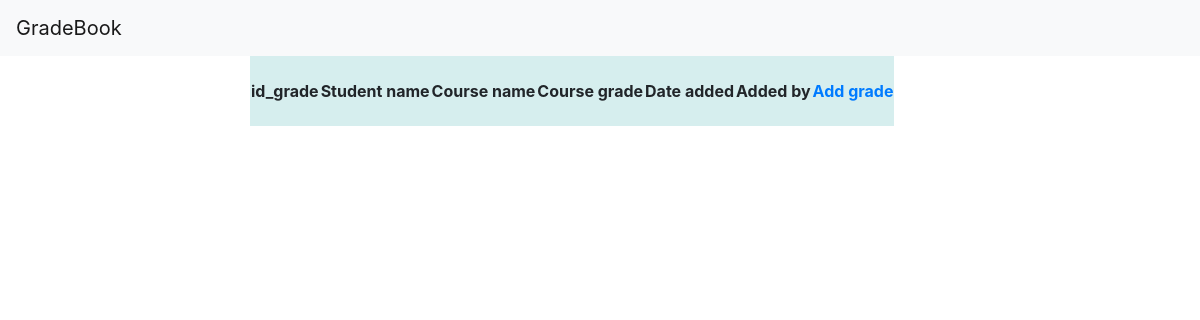
The app's page /gradebook/teacher_home/, older data.
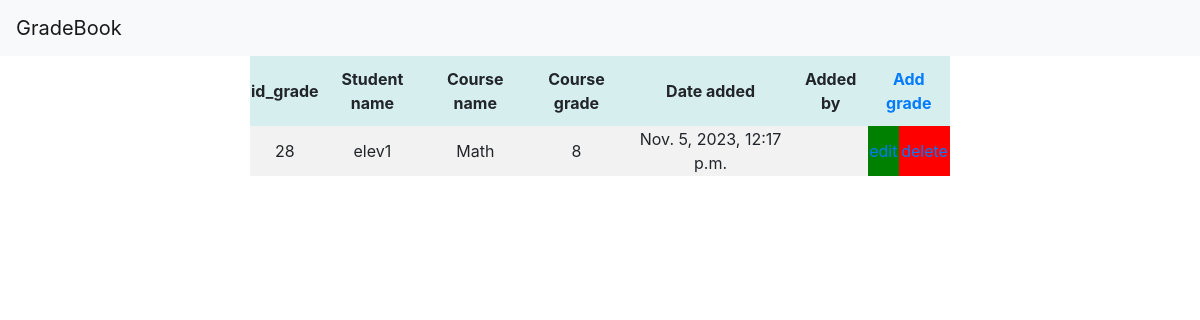
The same page, newer data.
### gradebook/models.py (models this page shows, shortened)
class Grade(models.Model):
    student_name = models.CharField(max_length=100, blank=True)
    course_name = models.CharField(max_length=100,blank=True)
    course_grade = models.PositiveIntegerField(validators=[MaxValueValidator(10, message="Grade must be less than or equal to 10.")])
    date_added = models.DateTimeField(default=datetime.now, blank=True)
    added_by = models.CharField(max_length=100,blank=True)

### gradebook/views.py (the view)
# urls.py: path("teacher_home/", views.teacher_home, name="teacher-page"),
def teacher_home(request):
    all_grades = Grade.objects.all
    grades_context = {"grades": all_grades}
    return render(request, template_name='gradebook/teacher.html', context=grades_context)

### templates/gradebook/teacher.html (shortened to what this page needs)
{% extends "base.html" %}
{% block content %}
<div class="tabel">
    <table>
        <tr>
            <th>id_grade</th>
            <th>Student name</th>
            <th>Course name</th>
            <th>Course grade</th>
            <th>Date added</th>
            <th>Added by</th>
            <th colspan="2"><a href="{% url 'add-grade' %}">Add grade</a></th>
        </tr>
        {% for grade in grades %}
            {% if user.username == 'admin' %}
                <tr>
                    <td>{{grade.id}}</td>
                    <td>{{grade.student_name}}</td>
                    <td>{{grade.course_name}}</td>
                    <td>{{grade.course_grade}}</td>
                    <td>{{grade.date_added}}</td>
                    <td>{{grade.added_by}}</td>
                    <td class="edit"><a href="http://127.0.0.1:8000/gradebook/updategrade/{{grade.id}}">edit</a></td>
                    <td class="delete"><a href="http://127.0.0.1:8000/gradebook/deletegrade/{{grade.id}}">delete</a></td>
                </tr>
            {% elif user.username == grade.added_by %}
                <tr>
                    <td>{{grade.id}}</td>
                    <td>{{grade.student_name}}</td>
                    <td>{{grade.course_name}}</td>
                    <td>{{grade.course_grade}}</td>
                    <td>{{grade.date_added}}</td>
                    <td>{{grade.added_by}}</td>
                    <td class="edit"><a href="http://127.0.0.1:8000/gradebook/updategrade/{{grade.id}}">edit</a></td>
                    <td class="delete"><a href="http://127.0.0.1:8000/gradebook/deletegrade/{{grade.id}}">delete</a></td>
                </tr>
            {% endif %}
        {% endfor %}
    </table>
</div>
{% endblock %}

Row changes from the older to the newer data that the page shows:
added Grade: id "28", student_name "elev1", course_name "Math", course_grade "8", date_added "Nov. 5, 2023, 12:17 p.m."
